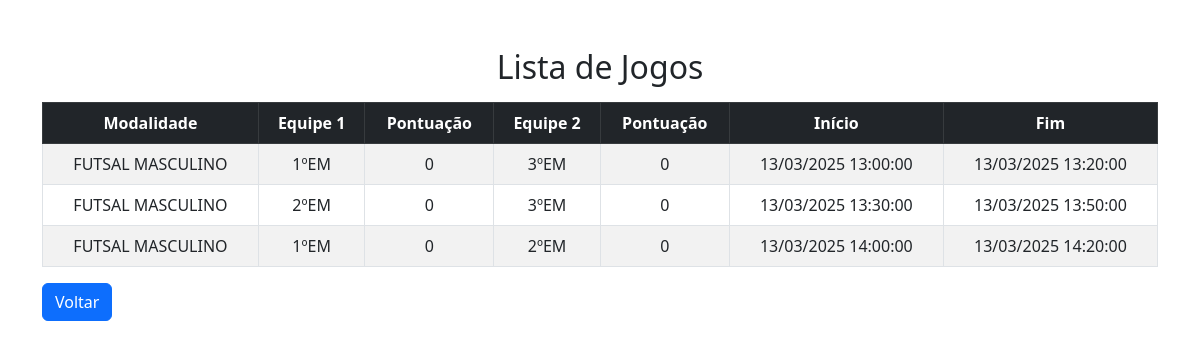
Screenshot of /src/Views/jogo.php with the database file from the repository.
### tables this page shows
CREATE TABLE `jogos` (
  `id_jogo` int(11) NOT NULL,
  `equipe_1` int(11) NOT NULL,
  `equipe_2` int(11) NOT NULL,
  `inicio` datetime NOT NULL,
  `fim` datetime NOT NULL,
  `pontuacao_equipe_1` int(11) DEFAULT NULL,
  `pontuacao_equipe_2` int(11) DEFAULT NULL
);

CREATE TABLE `modalidades` (
  `id_modalidade` int(11) NOT NULL,
  `nome_modalidade` varchar(100) NOT NULL
);

CREATE TABLE `equipes` (
  `id_equipe` int(11) NOT NULL,
  `nome_equipe` varchar(200) NOT NULL,
  `serie_id` int(11) NOT NULL,
  `modalidade_id` int(11) NOT NULL
);

### src/Controllers/JogoController.php (called while the page is built, shortened)
<?php
class JogoController
{
    private $Jogo;
    public function __construct($db)
    {
        $this->Jogo = new Jogo($db);
    }
    public function listarJogosDetalhados()
    {
        return $this->Jogo->listarJogosDetalhados();
    }
}

### src/Models/Jogo.php (called while the page is built, shortened)
<?php
class Jogo
{
    private $conn;
    public function __construct($db)
    {
        $this->conn = $db;
    }
    public function listarJogosDetalhados()
    {
        $sql = "SELECT
    j.id_jogo,
    j.equipe_1,
    e1.nome_equipe AS nome_equipe_1,
    j.equipe_2,
    e2.nome_equipe AS nome_equipe_2,
    DATE_FORMAT(j.inicio, '%d/%m/%Y %H:%i:%s') AS inicio,
    DATE_FORMAT(j.fim, '%d/%m/%Y %H:%i:%s') AS fim,
    j.pontuacao_equipe_1,
    j.pontuacao_equipe_2,
    m.nome_modalidade
FROM jogos j
INNER JOIN equipes e1 ON j.equipe_1 = e1.id_equipe
INNER JOIN equipes e2 ON j.equipe_2 = e2.id_equipe
INNER JOIN modalidades m ON m.id_modalidade = e1.modalidade_id
ORDER BY j.inicio ASC;
";
        $stmt = $this->conn->query($sql);
        return $stmt->fetchAll();
    }
}

### src/views/jogo.php (the view, shortened to what this page needs)
<?php
$databaseConnection = new Database();
$pdo = $databaseConnection->getConnection();
$jogoController = new JogoController($pdo);
$jogos = $jogoController->listarJogosDetalhados();
?>
<!DOCTYPE html>
<html lang="pt-br">
<head>
  <link href="https://cdn.jsdelivr.net/npm/bootstrap@5.3.0/dist/css/bootstrap.min.css" rel="stylesheet">
</head>
<body>
  <div class="container mt-5">
    <h2 class="text-center">Lista de Jogos</h2>
    <table class="table table-bordered table-striped text-center mt-3">
      <thead class="table-dark">
        <tr>
          <th>Modalidade</th>
          <th>Equipe 1</th>
          <th>Pontuação</th>
          <th>Equipe 2</th>
          <th>Pontuação</th>
          <th>Início</th>
          <th>Fim</th>
        </tr>
      </thead>
      <tbody>
        <?php for ($i = 0; $i < count($jogos); $i++) { ?>
          <tr>
            <td><?= $jogos[$i]['nome_modalidade']; ?></td>
            <td><?= $jogos[$i]['nome_equipe_1']; ?></td>
            <td><?= $jogos[$i]['pontuacao_equipe_1']; ?></td>
            <td><?= $jogos[$i]['nome_equipe_2']; ?></td>
            <td><?= $jogos[$i]['pontuacao_equipe_2']; ?></td>
            <td><?= $jogos[$i]['inicio']; ?></td>
            <td><?= $jogos[$i]['fim']; ?></td>
          </tr>
        <?php } ?>
      </tbody>
    </table>
    <a href="index.php" class="btn btn-primary">Voltar</a>
  </div>
</body>
</html>

### rows the page displays
jogos: modalidades.nome_modalidade "FUTSAL MASCULINO", equipes.nome_equipe "1ºEM", pontuacao_equipe_1 "0", equipes.nome_equipe "3ºEM", pontuacao_equipe_2 "0", inicio "13/03/2025 13:00:00", fim "13/03/2025 13:20:00"
jogos: modalidades.nome_modalidade "FUTSAL MASCULINO", equipes.nome_equipe "2ºEM", pontuacao_equipe_1 "0", equipes.nome_equipe "3ºEM", pontuacao_equipe_2 "0", inicio "13/03/2025 13:30:00", fim "13/03/2025 13:50:00"
jogos: modalidades.nome_modalidade "FUTSAL MASCULINO", equipes.nome_equipe "1ºEM", pontuacao_equipe_1 "0", equipes.nome_equipe "2ºEM", pontuacao_equipe_2 "0", inicio "13/03/2025 14:00:00", fim "13/03/2025 14:20:00"
